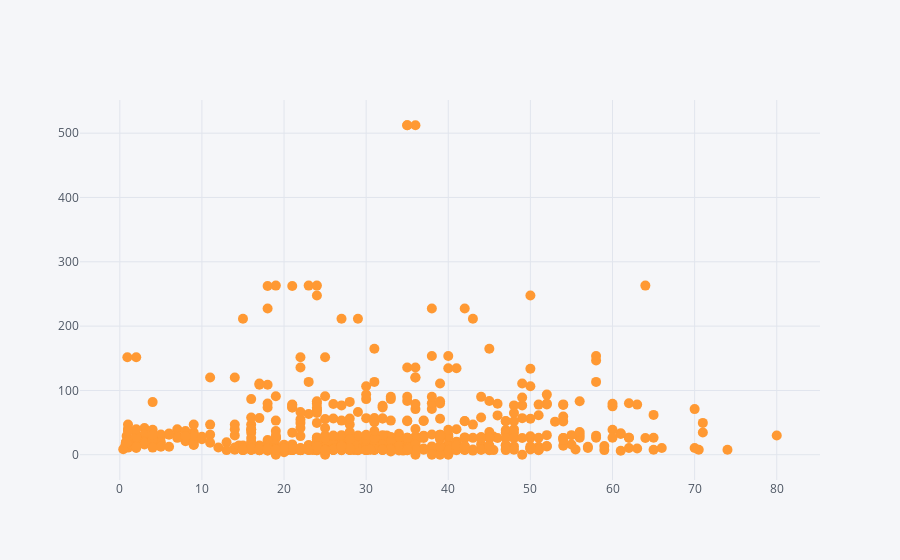

The notebook cell saved with this chart:
### Code cell
df.iplot(kind='scatter',x='age',y='fare',mode='markers',size=10)

### Figure 1 — Plotly figure (JSON) as saved in the notebook; plotly's stock layout.template omitted (floating-point values rounded to 4 significant figures; data arrays with more than 128 entries replaced by an {"elided": "..."} marker saying what was removed)
{"data": [{"line": {"color": "rgba(255, 153, 51, 1.0)", "dash": "solid", "shape": "linear", "width": 1.3}, "marker": {"size": 10, "symbol": "circle"}, "mode": "markers", "name": "fare", "text": "", "type": "scatter", "uid": "0fb188ed-c279-41e0-886a-1e1f015240d8", "x": {"elided": "891 float values"}, "y": {"elided": "891 float values"}}], "layout": {"legend": {"bgcolor": "#F5F6F9", "font": {"color": "#4D5663"}}, "paper_bgcolor": "#F5F6F9", "plot_bgcolor": "#F5F6F9", "title": {"font": {"color": "#4D5663"}}, "xaxis": {"gridcolor": "#E1E5ED", "showgrid": true, "tickfont": {"color": "#4D5663"}, "title": {"font": {"color": "#4D5663"}, "text": ""}, "zerolinecolor": "#E1E5ED"}, "yaxis": {"gridcolor": "#E1E5ED", "showgrid": true, "tickfont": {"color": "#4D5663"}, "title": {"font": {"color": "#4D5663"}, "text": ""}, "zerolinecolor": "#E1E5ED"}}}
